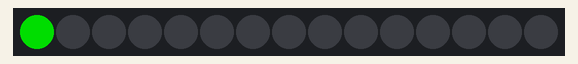
Bench run of a sketch on a simulated ESP8266 (NodeMCU). Parts: 15 RGB LEDs in strip order, left to right. Dim RGB values are drawn brighter than linear.

Above: at 0.1 s.
At 1.6 s:
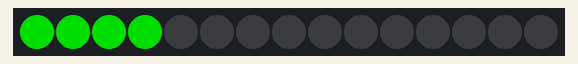
At 2.6 s:
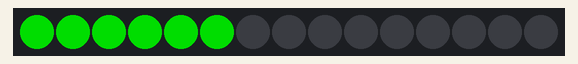
At 3.6 s:
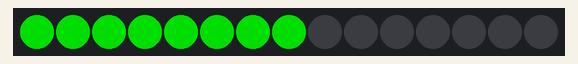
At 5.1 s:
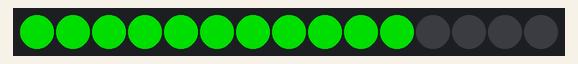
At 7.1 s:
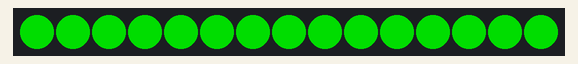

The sketch:

TiraLEDWS2812.ino
```cpp
#include <Adafruit_NeoPixel.h>      //Librerias necesaria para utilizar las tiras LED WS2812.
#ifdef __AVR__
  #include <avr/power.h>
#endif

#define PIN            D1           //Numero De PIN
#define NUMPIXELS      15           //Cantidad De LED

Adafruit_NeoPixel pixels = Adafruit_NeoPixel(NUMPIXELS, PIN, NEO_GRB + NEO_KHZ800);

int delayval = 500; // Tiempo para enceder cada LED

void setup() {

#if defined (__AVR_ATtiny85__)
  if (F_CPU == 16000000) clock_prescale_set(clock_div_1);
#endif

  pixels.begin(); // Se inicializa la libreria NeoPixel
}

void loop() {

  for(int i=0;i<NUMPIXELS;i++){

    // Valores RGB de cada LED
    pixels.setPixelColor(i, pixels.Color(0,150,0)); // Color Verde, El valor indica la intensidad de brillo del LED.

    pixels.show();

    delay(delayval);

  }
}
```
